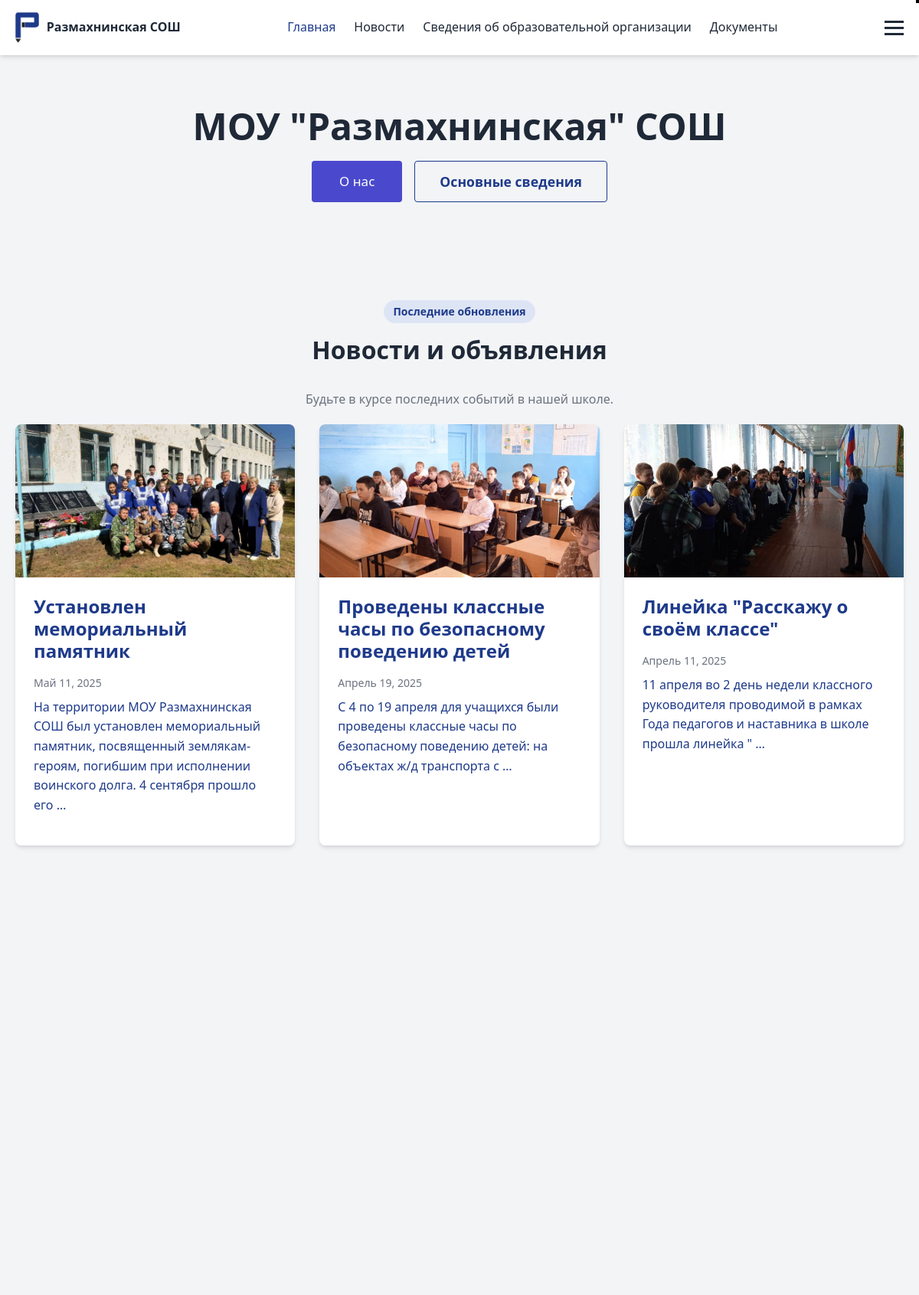
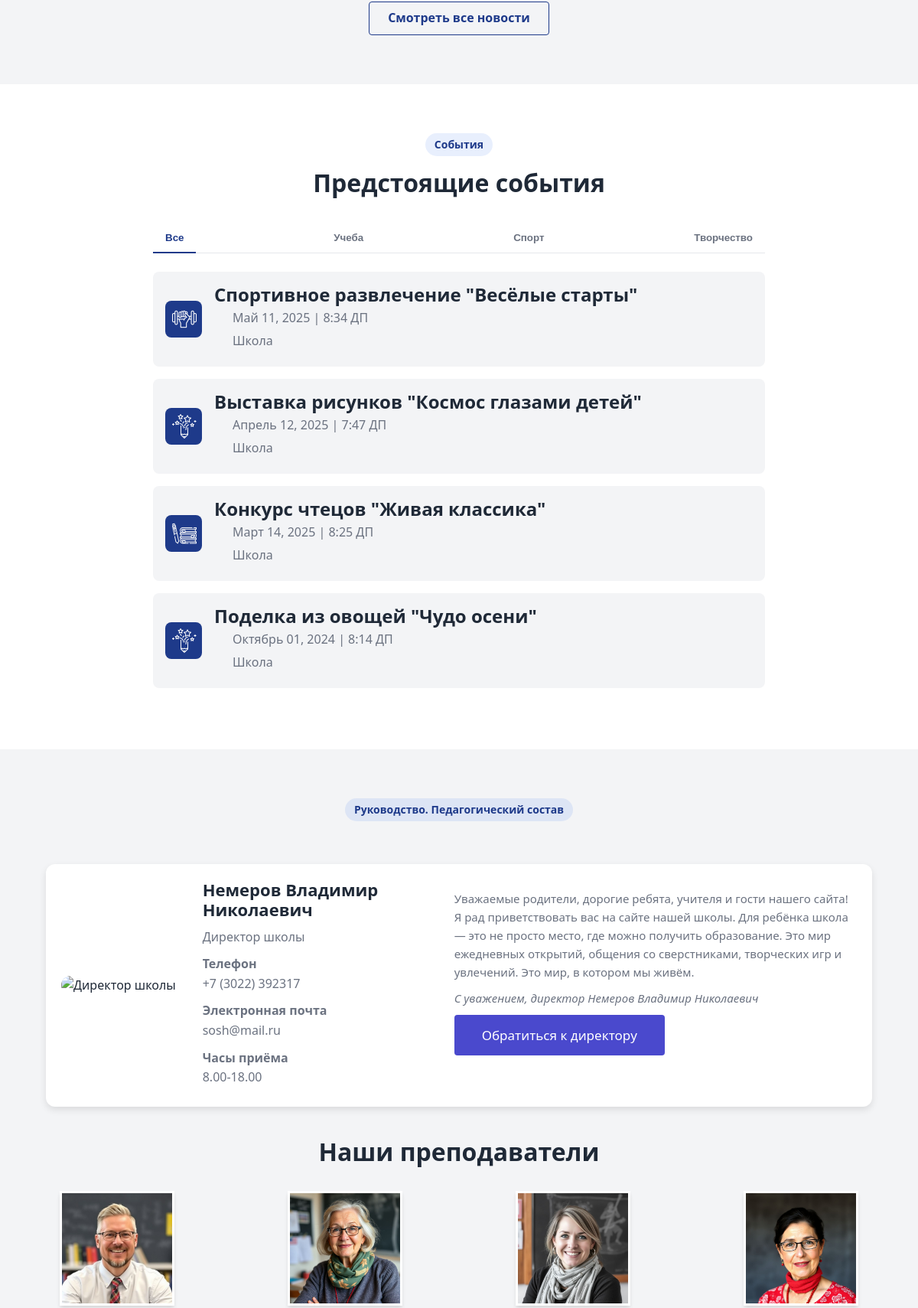
The page / (upper part) on the database its author committed (2 pictures, top to bottom).
### www/models.py (models this page shows, shortened)
class NewsArticle(models.Model):
    title = models.CharField(max_length=200)
    content = models.TextField()
    image = models.ImageField(upload_to='news_images/', blank=True, null=True)
    date_posted = models.DateTimeField(default=timezone.now)
    class Meta:
        verbose_name = 'Новости'
        verbose_name_plural = 'Новости'

class Event(models.Model):
    CATEGORY_CHOICES = [
        ('academic', 'Academic'),
        ('sports', 'Sports'),
        ('arts', 'Arts'),
        ('other', 'Other'),
    ]
    title = models.CharField(max_length=200)
    description = models.TextField()
    date = models.DateTimeField()
    location = models.CharField(max_length=200)
    category = models.CharField(max_length=20, choices=CATEGORY_CHOICES, default='other')
    class Meta:
        verbose_name = 'События'
        verbose_name_plural = 'События'

class Teacher(models.Model):
    name = models.CharField(max_length=100)
    position = models.CharField(max_length=100)
    bio = models.TextField()
    subjects = models.ManyToManyField("schedule.Subject")
    image = models.ImageField(upload_to='faculty_images/', blank=True)
    education = models.TextField(blank=True, verbose_name='Образование')
    experience = models.CharField(max_length=50, blank=True, verbose_name='Опыт работы')
    category = models.CharField(max_length=100, blank=True, verbose_name='Квалификационная категория')
    awards = models.TextField(blank=True, verbose_name='Награды')
    phone = models.CharField(max_length=20, blank=True, verbose_name='Телефон')
    email = models.EmailField(blank=True, verbose_name='Email')
    reception_hours = models.CharField(max_length=100, blank=True, verbose_name='Часы приема')
    additional = models.TextField(blank=True, verbose_name='Дополнительная информация')
    class Meta:
        verbose_name = 'Учитель'
        verbose_name_plural = 'Учителя'

### www/views.py (the view)
# urls.py: 2. Add a URL to urlpatterns:  path('', views.home, name='home')
def home(request):
    news_articles = NewsArticle.objects.order_by('-date_posted')[:6]  # Загружаем больше новостей
    upcoming_events = Event.objects.all().order_by('-date')[:4]
    faculty_members = Teacher.objects.all()[:4]
    context = {
        'news_articles': news_articles,
        'upcoming_events': upcoming_events,
        'faculty_members': faculty_members,
    }
    return render(request, 'home.html', context)

### templates/home.html (shortened to what this page needs)
{% extends 'include/base.html' %}
{% load static %}
{% block content %}
<section class="hero">
    <div class="container">
        <div class="hero-content">
            <h1>МОУ "Размахнинская" СОШ</h1>
            <div class="hero-buttons">
                <a href="{% url 'info' %}" class="btn btn-primary btn-lg">О нас</a>
                <a href="{% url 'organization_info' %}" class="btn btn-outline btn-lg">Основные сведения</a>
            </div>
        </div>
    </div>
</section>
<section class="news">
    <div class="container">
        <div class="section-header">
            <span class="section-badge">Последние обновления</span>
            <h2>Новости и объявления</h2>
            <p>Будьте в курсе последних событий в нашей школе.</p>
        </div>
<div class="news-grid">
    {% for article in news_articles %}
        <div class="news-card">
            <a href="{% url 'news_details' article.id %}">
                <div class="news-image">
                    {% if article.image %}
                        <img src="{{ article.image.url }}" alt="{{ article.title }}">
                    {% else %}
                        <img src="{% static 'images/news-placeholder.jpg' %}" alt="{{ article.title }}">
                    {% endif %}
                </div>
                <div class="news-content">
                    <h3>{{ article.title }}</h3>
                    <p class="news-date">{{ article.date_posted|date:"F d, Y" }}</p>
                    <p>{{ article.content|truncatewords:20 }}</p>
                </div>
            </a>
        </div>
    {% empty %}
        <p>На данный момент новостей нет.</p>
    {% endfor %}
</div>
        <div class="section-footer">
            <a href="{% url 'news' %}" class="btn btn-outline">Смотреть все новости</a>
        </div>
    </div>
</section>
<section class="events">
    <div class="container">
        <div class="section-header">
            <span class="section-badge">События</span>
            <h2>Предстоящие события</h2>
        </div>
        <div class="events-tabs">
            <div class="tabs-nav">
                <button class="tab-btn active" data-tab="all">Все</button>
                <button class="tab-btn" data-tab="academic">Учеба</button>
                <button class="tab-btn" data-tab="sports">Спорт</button>
                <button class="tab-btn" data-tab="arts">Творчество</button>
            </div>
            <div class="tabs-content">
<div class="tab-pane active" id="all">
    {% if upcoming_events %}
        {% for event in upcoming_events %}
            <div class="event-card">
                <div class="event-icon">
                    {% if event.category == "academic" %}
                        <img src="{% static 'images/1651776.png' %}">
                    {% elif event.category == "sports" %}
                        <img src="{% static 'images/2738884.png' %}">
                    {% elif event.category == "arts" %}
                        <img src="{% static 'images/160105.png' %}">
                    {% else %}
                        <i class="icon-calendar"></i>
                    {% endif %}
                </div>
                <div class="event-details">
                    <h3>{{ event.title }}</h3>
                    <p><i class="icon-clock"></i> {{ event.date|date:"F d, Y | g:i A" }}</p>
                    <p><i class="icon-map-pin"></i> {{ event.location }}</p>
                </div>
            </div>
        {% endfor %}
    {% else %}
        <p>Нет предстоящих событий.</p>
    {% endif %}
</div>
</div>
        </div>
    </div>
</section>
<section class="faculty">
    <div class="container">
        <div class="section-header">
            <span class="section-badge">Руководство. Педагогический состав</span>
<section class="director-section">
    <div class="container">
        <div class="director-card">
            <div class="director-image">
                <img src="{% static 'images/director.JPG' %}" alt="Директор школы">
            </div>
            <div class="director-info">
<div class="infomes">
                <div class="contact-info">
                    <h2>Немеров Владимир Николаевич</h2>
                <p class="position">Директор школы</p>
                    <p><strong>Телефон</strong><br>+7 (3022) 392317</p>
                    <p><strong>Электронная почта</strong><br>sosh@mail.ru</p>
                    <p><strong>Часы приёма</strong><br>8.00-18.00</p>
                </div>
                <div class="mes">
                    <p>
                        Уважаемые родители, дорогие ребята, учителя и гости нашего сайта!<br>
                        Я рад приветствовать вас на сайте нашей школы. Для ребёнка школа — это не просто место,
                        где можно получить образование. Это мир ежедневных открытий, общения со сверстниками,
                        творческих игр и увлечений. Это мир, в котором мы живём.
                    </p>
                    <p class="signature">С уважением, директор Немеров Владимир Николаевич</p>
                    <a href="{% url 'contact' %}" class="btn btn-primary">Обратиться к директору</a>
                </div></div>
            </div>
        </div>
    </div>
</section>
            <h2>Наши преподаватели</h2>
        </div>
        <div class="faculty-grid">
            {% if faculty_members %}
                {% for faculty in faculty_members %}
                    <div class="faculty-card">
                        <div class="faculty-image">
                            {% if faculty.image %}
                                <img src="{{ faculty.image.url }}" alt="{{ faculty.name }}">
                            {% else %}
                                <img src="{% static 'images/faculty-placeholder.jpg' %}" alt="{{ faculty.name }}">
                            {% endif %}
                        </div>
                    </div>
                {% endfor %}
            {% endif %}
        </div>
    </div>
</section>
{% endblock %}

### templates/home.html (style rules this page uses)
.event-icon img { width: 40px; padding-left: 8px; }

### rows shown on the page
NewsArticle: image (picture), title "Установлен мемориальный памятник", date_posted "Май 11, 2025", content "На территории МОУ Размахнинская СОШ был установлен мемориальный памятник, посвященный землякам-героям, погибшим при исполнении воинского долга. 4 сентября прошло его …"
NewsArticle: image (picture), title "Проведены классные часы по безопасному поведению детей", date_posted "Апрель 19, 2025", content "С 4 по 19 апреля для учащихся были проведены классные часы по безопасному поведению детей: на объектах ж/д транспорта с …"
NewsArticle: image (picture), title "Линейка \"Расскажу о своём классе\"", date_posted "Апрель 11, 2025", content "11 апреля во 2 день недели классного руководителя проводимой в рамках Года педагогов и наставника в школе прошла линейка \" …"
Event: title "Спортивное развлечение \"Весёлые старты\"", date|g "Май 11, 2025 | 8:34 ДП", location "Школа"
Event: title "Выставка рисунков \"Космос глазами детей\"", date|g "Апрель 12, 2025 | 7:47 ДП", location "Школа"
Event: title "Конкурс чтецов \"Живая классика\"", date|g "Март 14, 2025 | 8:25 ДП", location "Школа"
Event: title "Поделка из овощей \"Чудо осени\"", date|g "Октябрь 01, 2024 | 8:14 ДП", location "Школа"
Teacher: image (picture)
Teacher: image (picture)
Teacher: image (picture)
Teacher: image (picture)
